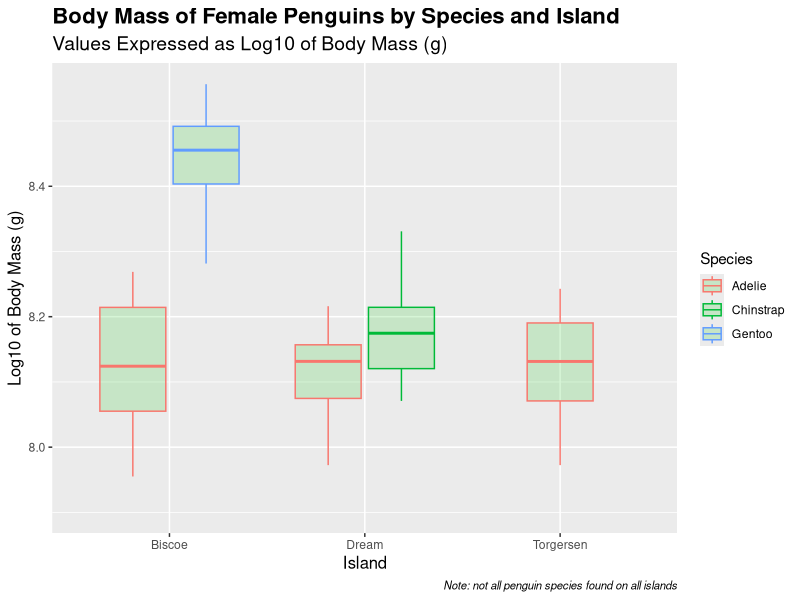
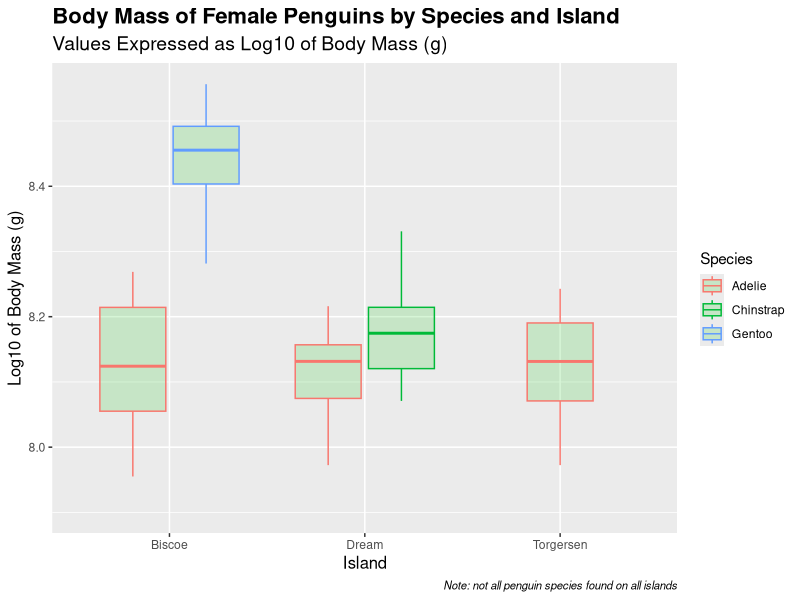

Reproduce these figures in R, in order.
###This is the dplyr homework script I made.###
###Created by Nick Mattson###
###Script created on 9-22-26###
##########################################################

###Load Libraries###
library(here)
library(tidyverse)
library(palmerpenguins)
library(ggplot2)

###Peek at the data###
head(penguins)

###Manipulate data with dplyr###
#Part 1: Calculate mean and variance by groups
mean_and_variance_table <- penguins |> #assign output
  group_by(island,species,sex) |> #grouping command
  summarise(mean_body_mass=mean(body_mass_g,na.rm=TRUE),
            body_mass_variance=var(body_mass_g,na.rm=TRUE)) #summary table of mass and variance

head(mean_and_variance_table) #check structure

#Part 2: Filter and mutate data for plot
penguins_altered_table <- penguins |>
  filter(sex=="female") |> #exclude males
  mutate(log_body_mass=log(body_mass_g)) |> #new column for log of body mass
  select(species,island,sex,log_body_mass) #selects only the columns I want

head(penguins_altered_table) #check structure

#Part 3: ggplot visual of edited data frame

#Let's make a box plot!
ggplot(penguins_altered_table, aes(x=island,y=log_body_mass,color=species))+
  geom_boxplot(fill="limegreen", #plot shape color
               alpha=0.2, #transparency
               position=position_dodge2(preserve="single"), #make all columns equal width
               outlier.shape=NA)+ #remove outliers from final plot
  theme_grey()+
  labs(title="Body Mass of Female Penguins by Species and Island", 
       subtitle = "Values Expressed as Log10 of Body Mass (g)",
       x = "Island",
       y = "Log10 of Body Mass (g)",
       color = "Species",
       caption = "Note: not all penguin species found on all islands")+
  
  theme(axis.title = element_text(size = 12),
        plot.title = element_text(size=16, face = "bold"),
        plot.subtitle = element_text(size=14),
        plot.caption = element_text(size=8,face = "italic"))
  
###Save plot as an image file###
ggsave(here("Week_04","Outputs","log_boxplot_edited_penguin_data.png"))
 
